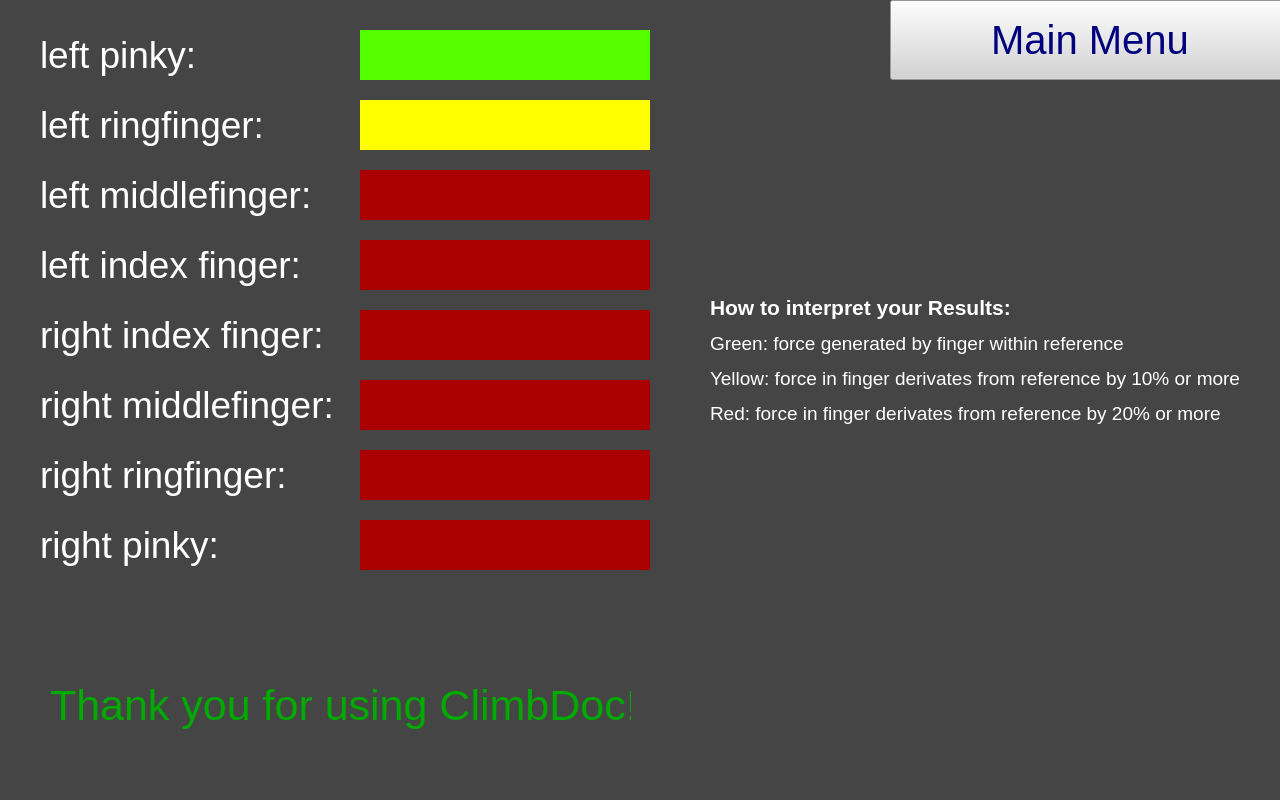
<?xml version="1.0" encoding="UTF-8"?>
<ui version="4.0">
 <class>Form</class>
 <widget class="QWidget" name="Form">
  <property name="geometry">
   <rect>
    <x>0</x>
    <y>0</y>
    <width>1280</width>
    <height>800</height>
   </rect>
  </property>
  <property name="windowTitle">
   <string>Form</string>
  </property>
  <property name="styleSheet">
   <string notr="true">background-color: rgb(69, 69, 69);</string>
  </property>
  <widget class="QLabel" name="label_ni">
   <property name="geometry">
    <rect>
     <x>50</x>
     <y>650</y>
     <width>581</width>
     <height>110</height>
    </rect>
   </property>
   <property name="font">
    <font>
     <pointsize>32</pointsize>
    </font>
   </property>
   <property name="styleSheet">
    <string notr="true">color: rgb(0, 170, 0);</string>
   </property>
   <property name="text">
    <string>Thank you for using ClimbDoc!</string>
   </property>
  </widget>
  <widget class="QPushButton" name="pushButton">
   <property name="geometry">
    <rect>
     <x>890</x>
     <y>0</y>
     <width>400</width>
     <height>80</height>
    </rect>
   </property>
   <property name="font">
    <font>
     <pointsize>30</pointsize>
    </font>
   </property>
   <property name="styleSheet">
    <string notr="true">background-color: rgb(211, 211, 211);
color: rgb(0, 0, 127);
</string>
   </property>
   <property name="text">
    <string>Main Menu</string>
   </property>
  </widget>
  <widget class="QLabel" name="label">
   <property name="geometry">
    <rect>
     <x>710</x>
     <y>150</y>
     <width>541</width>
     <height>421</height>
    </rect>
   </property>
   <property name="styleSheet">
    <string notr="true">color: rgb(255, 255, 255);</string>
   </property>
   <property name="text">
    <string>&lt;html&gt;&lt;head/&gt;&lt;body&gt;&lt;p&gt;&lt;span style=&quot; font-size:16pt; font-weight:700;&quot;&gt;How to interpret your Results:&lt;/span&gt;&lt;/p&gt;&lt;p&gt;&lt;span style=&quot; font-size:14pt;&quot;&gt;Green: force generated by finger within reference&lt;/span&gt;&lt;/p&gt;&lt;p&gt;&lt;span style=&quot; font-size:14pt;&quot;&gt;Yellow: force in finger derivates from reference by 10% or more&lt;/span&gt;&lt;/p&gt;&lt;p&gt;&lt;span style=&quot; font-size:14pt;&quot;&gt;Red: force in finger derivates from reference by 20% or more&lt;/span&gt;&lt;/p&gt;&lt;/body&gt;&lt;/html&gt;</string>
   </property>
  </widget>
  <widget class="QLabel" name="label_1">
   <property name="geometry">
    <rect>
     <x>360</x>
     <y>30</y>
     <width>290</width>
     <height>50</height>
    </rect>
   </property>
   <property name="styleSheet">
    <string notr="true">background-color: rgb(85, 255, 0);</string>
   </property>
   <property name="text">
    <string/>
   </property>
  </widget>
  <widget class="QLabel" name="label_2">
   <property name="geometry">
    <rect>
     <x>360</x>
     <y>100</y>
     <width>290</width>
     <height>50</height>
    </rect>
   </property>
   <property name="styleSheet">
    <string notr="true">background-color: rgb(255, 255, 0);</string>
   </property>
   <property name="text">
    <string/>
   </property>
  </widget>
  <widget class="QLabel" name="label_3">
   <property name="geometry">
    <rect>
     <x>360</x>
     <y>170</y>
     <width>290</width>
     <height>50</height>
    </rect>
   </property>
   <property name="styleSheet">
    <string notr="true">background-color: rgb(170, 0, 0);</string>
   </property>
   <property name="text">
    <string/>
   </property>
  </widget>
  <widget class="QLabel" name="label_5">
   <property name="geometry">
    <rect>
     <x>360</x>
     <y>310</y>
     <width>290</width>
     <height>50</height>
    </rect>
   </property>
   <property name="styleSheet">
    <string notr="true">background-color: rgb(170, 0, 0);</string>
   </property>
   <property name="text">
    <string/>
   </property>
  </widget>
  <widget class="QLabel" name="label_4">
   <property name="geometry">
    <rect>
     <x>360</x>
     <y>240</y>
     <width>290</width>
     <height>50</height>
    </rect>
   </property>
   <property name="styleSheet">
    <string notr="true">background-color: rgb(170, 0, 0);</string>
   </property>
   <property name="text">
    <string/>
   </property>
  </widget>
  <widget class="QLabel" name="label_6">
   <property name="geometry">
    <rect>
     <x>360</x>
     <y>380</y>
     <width>290</width>
     <height>50</height>
    </rect>
   </property>
   <property name="styleSheet">
    <string notr="true">background-color: rgb(170, 0, 0);</string>
   </property>
   <property name="text">
    <string/>
   </property>
  </widget>
  <widget class="QLabel" name="label_7">
   <property name="geometry">
    <rect>
     <x>360</x>
     <y>450</y>
     <width>290</width>
     <height>50</height>
    </rect>
   </property>
   <property name="styleSheet">
    <string notr="true">background-color: rgb(170, 0, 0);</string>
   </property>
   <property name="text">
    <string/>
   </property>
  </widget>
  <widget class="QLabel" name="label_rk">
   <property name="geometry">
    <rect>
     <x>40</x>
     <y>520</y>
     <width>184</width>
     <height>50</height>
    </rect>
   </property>
   <property name="font">
    <font>
     <pointsize>28</pointsize>
    </font>
   </property>
   <property name="styleSheet">
    <string notr="true">color: rgb(255, 255, 255);</string>
   </property>
   <property name="text">
    <string>right pinky:</string>
   </property>
  </widget>
  <widget class="QLabel" name="label_rr">
   <property name="geometry">
    <rect>
     <x>40</x>
     <y>450</y>
     <width>257</width>
     <height>50</height>
    </rect>
   </property>
   <property name="font">
    <font>
     <pointsize>28</pointsize>
    </font>
   </property>
   <property name="styleSheet">
    <string notr="true">color: rgb(255, 255, 255);</string>
   </property>
   <property name="text">
    <string>right ringfinger:</string>
   </property>
  </widget>
  <widget class="QLabel" name="label_lk">
   <property name="geometry">
    <rect>
     <x>40</x>
     <y>30</y>
     <width>160</width>
     <height>50</height>
    </rect>
   </property>
   <property name="font">
    <font>
     <pointsize>28</pointsize>
    </font>
   </property>
   <property name="styleSheet">
    <string notr="true">color: rgb(255, 255, 255);</string>
   </property>
   <property name="text">
    <string>left pinky:</string>
   </property>
  </widget>
  <widget class="QLabel" name="label_lr">
   <property name="geometry">
    <rect>
     <x>40</x>
     <y>100</y>
     <width>230</width>
     <height>50</height>
    </rect>
   </property>
   <property name="font">
    <font>
     <pointsize>28</pointsize>
    </font>
   </property>
   <property name="styleSheet">
    <string notr="true">color: rgb(255, 255, 255);</string>
   </property>
   <property name="text">
    <string>left ringfinger:</string>
   </property>
  </widget>
  <widget class="QLabel" name="label_lm">
   <property name="geometry">
    <rect>
     <x>40</x>
     <y>170</y>
     <width>280</width>
     <height>50</height>
    </rect>
   </property>
   <property name="font">
    <font>
     <pointsize>28</pointsize>
    </font>
   </property>
   <property name="styleSheet">
    <string notr="true">color: rgb(255, 255, 255);</string>
   </property>
   <property name="text">
    <string>left middlefinger:</string>
   </property>
  </widget>
  <widget class="QLabel" name="label_lz">
   <property name="geometry">
    <rect>
     <x>40</x>
     <y>240</y>
     <width>265</width>
     <height>50</height>
    </rect>
   </property>
   <property name="font">
    <font>
     <pointsize>28</pointsize>
    </font>
   </property>
   <property name="styleSheet">
    <string notr="true">color: rgb(255, 255, 255);</string>
   </property>
   <property name="text">
    <string>left index finger:</string>
   </property>
  </widget>
  <widget class="QLabel" name="label_rz">
   <property name="geometry">
    <rect>
     <x>40</x>
     <y>310</y>
     <width>290</width>
     <height>50</height>
    </rect>
   </property>
   <property name="font">
    <font>
     <pointsize>28</pointsize>
    </font>
   </property>
   <property name="styleSheet">
    <string notr="true">color: rgb(255, 255, 255);</string>
   </property>
   <property name="text">
    <string>right index finger:</string>
   </property>
  </widget>
  <widget class="QLabel" name="label_rm">
   <property name="geometry">
    <rect>
     <x>40</x>
     <y>380</y>
     <width>305</width>
     <height>50</height>
    </rect>
   </property>
   <property name="font">
    <font>
     <pointsize>28</pointsize>
    </font>
   </property>
   <property name="styleSheet">
    <string notr="true">color: rgb(255, 255, 255);</string>
   </property>
   <property name="text">
    <string>right middlefinger:</string>
   </property>
  </widget>
  <widget class="QLabel" name="label_8">
   <property name="geometry">
    <rect>
     <x>360</x>
     <y>520</y>
     <width>290</width>
     <height>50</height>
    </rect>
   </property>
   <property name="styleSheet">
    <string notr="true">background-color: rgb(170, 0, 0);</string>
   </property>
   <property name="text">
    <string/>
   </property>
  </widget>
 </widget>
 <resources/>
 <connections/>
</ui>
